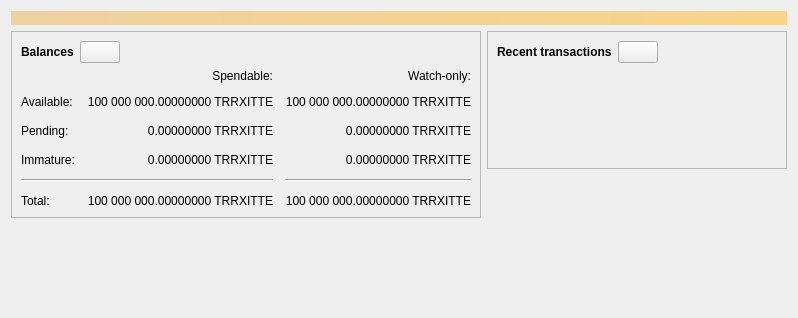
<?xml version="1.0" encoding="UTF-8"?>
<ui version="4.0">
 <class>OverviewPage</class>
 <widget class="QWidget" name="OverviewPage">
  <property name="geometry">
   <rect>
    <x>0</x>
    <y>0</y>
    <width>798</width>
    <height>318</height>
   </rect>
  </property>
  <property name="windowTitle">
   <string>Form</string>
  </property>
  <layout class="QVBoxLayout" name="topLayout">
   <item>
    <widget class="QLabel" name="labelAlerts">
     <property name="visible">
      <bool>false</bool>
     </property>
     <property name="styleSheet">
      <string notr="true">QLabel { background-color: qlineargradient(x1: 0, y1: 0, x2: 1, y2: 0, stop:0 #F0D0A0, stop:1 #F8D488); color:#000000; }</string>
     </property>
     <property name="wordWrap">
      <bool>true</bool>
     </property>
     <property name="margin">
      <number>3</number>
     </property>
     <property name="textInteractionFlags">
      <set>Qt::TextSelectableByMouse</set>
     </property>
    </widget>
   </item>
   <item>
    <layout class="QHBoxLayout" name="horizontalLayout" stretch="1,1">
     <item>
      <layout class="QVBoxLayout" name="verticalLayout_2">
       <item>
        <widget class="QFrame" name="frame">
         <property name="frameShape">
          <enum>QFrame::StyledPanel</enum>
         </property>
         <property name="frameShadow">
          <enum>QFrame::Raised</enum>
         </property>
         <layout class="QVBoxLayout" name="verticalLayout_4">
          <item>
           <layout class="QHBoxLayout" name="horizontalLayout_4">
            <item>
             <widget class="QLabel" name="label_5">
              <property name="font">
               <font>
                <weight>75</weight>
                <bold>true</bold>
               </font>
              </property>
              <property name="text">
               <string>Balances</string>
              </property>
             </widget>
            </item>
            <item>
             <widget class="QPushButton" name="labelWalletStatus">
              <property name="enabled">
               <bool>true</bool>
              </property>
              <property name="maximumSize">
               <size>
                <width>45</width>
                <height>16777215</height>
               </size>
              </property>
              <property name="toolTip">
               <string>The displayed information may be out of date. Your wallet automatically synchronizes with the Bitcoin network after a connection is established, but this process has not completed yet.</string>
              </property>
              <property name="text">
               <string/>
              </property>
              <property name="icon">
               <iconset resource="../bitcoin.qrc">
                <normaloff>:/icons/warning</normaloff>
                <disabledoff>:/icons/warning</disabledoff>:/icons/warning</iconset>
              </property>
              <property name="iconSize">
               <size>
                <width>24</width>
                <height>24</height>
               </size>
              </property>
             </widget>
            </item>
            <item>
             <spacer name="horizontalSpacer_3">
              <property name="orientation">
               <enum>Qt::Horizontal</enum>
              </property>
              <property name="sizeHint" stdset="0">
               <size>
                <width>40</width>
                <height>20</height>
               </size>
              </property>
             </spacer>
            </item>
           </layout>
          </item>
          <item>
           <layout class="QGridLayout" name="gridLayout">
            <property name="spacing">
             <number>12</number>
            </property>
            <item row="2" column="2">
             <widget class="QLabel" name="labelWatchPending">
              <property name="cursor">
               <cursorShape>IBeamCursor</cursorShape>
              </property>
              <property name="toolTip">
               <string>Unconfirmed transactions to watch-only addresses</string>
              </property>
              <property name="text">
               <string notr="true">0.00000000 TRRXITTE</string>
              </property>
              <property name="alignment">
               <set>Qt::AlignRight|Qt::AlignTrailing|Qt::AlignVCenter</set>
              </property>
              <property name="textInteractionFlags">
               <set>Qt::LinksAccessibleByMouse|Qt::TextSelectableByKeyboard|Qt::TextSelectableByMouse</set>
              </property>
             </widget>
            </item>
            <item row="2" column="1">
             <widget class="QLabel" name="labelUnconfirmed">
              <property name="cursor">
               <cursorShape>IBeamCursor</cursorShape>
              </property>
              <property name="toolTip">
               <string>Total of transactions that have yet to be confirmed, and do not yet count toward the spendable balance</string>
              </property>
              <property name="text">
               <string notr="true">0.00000000 TRRXITTE</string>
              </property>
              <property name="alignment">
               <set>Qt::AlignRight|Qt::AlignTrailing|Qt::AlignVCenter</set>
              </property>
              <property name="textInteractionFlags">
               <set>Qt::LinksAccessibleByMouse|Qt::TextSelectableByKeyboard|Qt::TextSelectableByMouse</set>
              </property>
             </widget>
            </item>
            <item row="3" column="2">
             <widget class="QLabel" name="labelWatchImmature">
              <property name="cursor">
               <cursorShape>IBeamCursor</cursorShape>
              </property>
              <property name="toolTip">
               <string>Mined balance in watch-only addresses that has not yet matured</string>
              </property>
              <property name="text">
               <string notr="true">0.00000000 TRRXITTE</string>
              </property>
              <property name="alignment">
               <set>Qt::AlignRight|Qt::AlignTrailing|Qt::AlignVCenter</set>
              </property>
              <property name="textInteractionFlags">
               <set>Qt::LinksAccessibleByMouse|Qt::TextSelectableByKeyboard|Qt::TextSelectableByMouse</set>
              </property>
             </widget>
            </item>
            <item row="4" column="0" colspan="2">
             <widget class="Line" name="line">
              <property name="orientation">
               <enum>Qt::Horizontal</enum>
              </property>
             </widget>
            </item>
            <item row="4" column="2">
             <widget class="Line" name="lineWatchBalance">
              <property name="sizePolicy">
               <sizepolicy hsizetype="Preferred" vsizetype="Fixed">
                <horstretch>0</horstretch>
                <verstretch>0</verstretch>
               </sizepolicy>
              </property>
              <property name="minimumSize">
               <size>
                <width>140</width>
                <height>0</height>
               </size>
              </property>
              <property name="orientation">
               <enum>Qt::Horizontal</enum>
              </property>
             </widget>
            </item>
            <item row="5" column="0">
             <widget class="QLabel" name="labelTotalText">
              <property name="text">
               <string>Total:</string>
              </property>
             </widget>
            </item>
            <item row="3" column="1">
             <widget class="QLabel" name="labelImmature">
              <property name="cursor">
               <cursorShape>IBeamCursor</cursorShape>
              </property>
              <property name="toolTip">
               <string>Mined balance that has not yet matured</string>
              </property>
              <property name="text">
               <string notr="true">0.00000000 TRRXITTE</string>
              </property>
              <property name="alignment">
               <set>Qt::AlignRight|Qt::AlignTrailing|Qt::AlignVCenter</set>
              </property>
              <property name="textInteractionFlags">
               <set>Qt::LinksAccessibleByMouse|Qt::TextSelectableByKeyboard|Qt::TextSelectableByMouse</set>
              </property>
             </widget>
            </item>
            <item row="2" column="3">
             <spacer name="horizontalSpacer_2">
              <property name="orientation">
               <enum>Qt::Horizontal</enum>
              </property>
              <property name="sizeHint" stdset="0">
               <size>
                <width>40</width>
                <height>20</height>
               </size>
              </property>
             </spacer>
            </item>
            <item row="3" column="0">
             <widget class="QLabel" name="labelImmatureText">
              <property name="text">
               <string>Immature:</string>
              </property>
             </widget>
            </item>
            <item row="5" column="1">
             <widget class="QLabel" name="labelTotal">
              <property name="cursor">
               <cursorShape>IBeamCursor</cursorShape>
              </property>
              <property name="toolTip">
               <string>Your current total balance</string>
              </property>
              <property name="text">
               <string notr="true">100 000 000.00000000 TRRXITTE</string>
              </property>
              <property name="alignment">
               <set>Qt::AlignRight|Qt::AlignTrailing|Qt::AlignVCenter</set>
              </property>
              <property name="textInteractionFlags">
               <set>Qt::LinksAccessibleByMouse|Qt::TextSelectableByKeyboard|Qt::TextSelectableByMouse</set>
              </property>
             </widget>
            </item>
            <item row="5" column="2">
             <widget class="QLabel" name="labelWatchTotal">
              <property name="cursor">
               <cursorShape>IBeamCursor</cursorShape>
              </property>
              <property name="toolTip">
               <string>Current total balance in watch-only addresses</string>
              </property>
              <property name="text">
               <string notr="true">100 000 000.00000000 TRRXITTE</string>
              </property>
              <property name="alignment">
               <set>Qt::AlignRight|Qt::AlignTrailing|Qt::AlignVCenter</set>
              </property>
              <property name="textInteractionFlags">
               <set>Qt::LinksAccessibleByMouse|Qt::TextSelectableByKeyboard|Qt::TextSelectableByMouse</set>
              </property>
             </widget>
            </item>
            <item row="0" column="2">
             <widget class="QLabel" name="labelWatchonly">
              <property name="text">
               <string>Watch-only:</string>
              </property>
              <property name="alignment">
               <set>Qt::AlignRight|Qt::AlignTrailing|Qt::AlignVCenter</set>
              </property>
             </widget>
            </item>
            <item row="1" column="0">
             <widget class="QLabel" name="labelBalanceText">
              <property name="text">
               <string>Available:</string>
              </property>
             </widget>
            </item>
            <item row="1" column="1">
             <widget class="QLabel" name="labelBalance">
              <property name="cursor">
               <cursorShape>IBeamCursor</cursorShape>
              </property>
              <property name="toolTip">
               <string>Your current spendable balance</string>
              </property>
              <property name="text">
               <string notr="true">100 000 000.00000000 TRRXITTE</string>
              </property>
              <property name="alignment">
               <set>Qt::AlignRight|Qt::AlignTrailing|Qt::AlignVCenter</set>
              </property>
              <property name="textInteractionFlags">
               <set>Qt::LinksAccessibleByMouse|Qt::TextSelectableByKeyboard|Qt::TextSelectableByMouse</set>
              </property>
             </widget>
            </item>
            <item row="1" column="2">
             <widget class="QLabel" name="labelWatchAvailable">
              <property name="cursor">
               <cursorShape>IBeamCursor</cursorShape>
              </property>
              <property name="toolTip">
               <string>Your current balance in watch-only addresses</string>
              </property>
              <property name="text">
               <string notr="true">100 000 000.00000000 TRRXITTE</string>
              </property>
              <property name="alignment">
               <set>Qt::AlignRight|Qt::AlignTrailing|Qt::AlignVCenter</set>
              </property>
              <property name="textInteractionFlags">
               <set>Qt::LinksAccessibleByMouse|Qt::TextSelectableByKeyboard|Qt::TextSelectableByMouse</set>
              </property>
             </widget>
            </item>
            <item row="2" column="0">
             <widget class="QLabel" name="labelPendingText">
              <property name="text">
               <string>Pending:</string>
              </property>
             </widget>
            </item>
            <item row="0" column="1">
             <widget class="QLabel" name="labelSpendable">
              <property name="text">
               <string>Spendable:</string>
              </property>
              <property name="alignment">
               <set>Qt::AlignRight|Qt::AlignTrailing|Qt::AlignVCenter</set>
              </property>
             </widget>
            </item>
           </layout>
          </item>
         </layout>
        </widget>
       </item>
       <item>
        <spacer name="verticalSpacer">
         <property name="orientation">
          <enum>Qt::Vertical</enum>
         </property>
         <property name="sizeHint" stdset="0">
          <size>
           <width>20</width>
           <height>40</height>
          </size>
         </property>
        </spacer>
       </item>
      </layout>
     </item>
     <item>
      <layout class="QVBoxLayout" name="verticalLayout_3">
       <item>
        <widget class="QFrame" name="frame_2">
         <property name="frameShape">
          <enum>QFrame::StyledPanel</enum>
         </property>
         <property name="frameShadow">
          <enum>QFrame::Raised</enum>
         </property>
         <layout class="QVBoxLayout" name="verticalLayout">
          <item>
           <layout class="QHBoxLayout" name="horizontalLayout_2">
            <item>
             <widget class="QLabel" name="label_4">
              <property name="font">
               <font>
                <weight>75</weight>
                <bold>true</bold>
               </font>
              </property>
              <property name="text">
               <string>Recent transactions</string>
              </property>
             </widget>
            </item>
            <item>
             <widget class="QPushButton" name="labelTransactionsStatus">
              <property name="enabled">
               <bool>true</bool>
              </property>
              <property name="maximumSize">
               <size>
                <width>45</width>
                <height>16777215</height>
               </size>
              </property>
              <property name="toolTip">
               <string>The displayed information may be out of date. Your wallet automatically synchronizes with the Bitcoin network after a connection is established, but this process has not completed yet.</string>
              </property>
              <property name="text">
               <string/>
              </property>
              <property name="icon">
               <iconset resource="../bitcoin.qrc">
                <normaloff>:/icons/warning</normaloff>
                <disabledoff>:/icons/warning</disabledoff>:/icons/warning</iconset>
              </property>
              <property name="iconSize">
               <size>
                <width>24</width>
                <height>24</height>
               </size>
              </property>
             </widget>
            </item>
            <item>
             <spacer name="horizontalSpacer">
              <property name="orientation">
               <enum>Qt::Horizontal</enum>
              </property>
              <property name="sizeHint" stdset="0">
               <size>
                <width>40</width>
                <height>20</height>
               </size>
              </property>
             </spacer>
            </item>
           </layout>
          </item>
          <item>
           <widget class="TransactionOverviewWidget" name="listTransactions">
            <property name="styleSheet">
             <string notr="true">QListView { background: transparent; }</string>
            </property>
            <property name="frameShape">
             <enum>QFrame::NoFrame</enum>
            </property>
            <property name="verticalScrollBarPolicy">
             <enum>Qt::ScrollBarAlwaysOff</enum>
            </property>
            <property name="horizontalScrollBarPolicy">
             <enum>Qt::ScrollBarAlwaysOff</enum>
            </property>
            <property name="sizeAdjustPolicy">
             <enum>QAbstractScrollArea::AdjustToContents</enum>
            </property>
            <property name="selectionMode">
             <enum>QAbstractItemView::NoSelection</enum>
            </property>
            <property name="uniformItemSizes">
             <bool>true</bool>
            </property>
           </widget>
          </item>
         </layout>
        </widget>
       </item>
       <item>
        <spacer name="verticalSpacer_2">
         <property name="orientation">
          <enum>Qt::Vertical</enum>
         </property>
         <property name="sizeHint" stdset="0">
          <size>
           <width>20</width>
           <height>40</height>
          </size>
         </property>
        </spacer>
       </item>
      </layout>
     </item>
    </layout>
   </item>
  </layout>
 </widget>
 <customwidgets>
  <customwidget>
   <class>TransactionOverviewWidget</class>
   <extends>QListView</extends>
   <header>qt/transactionoverviewwidget.h</header>
  </customwidget>
 </customwidgets>
 <resources/>
 <connections/>
</ui>
